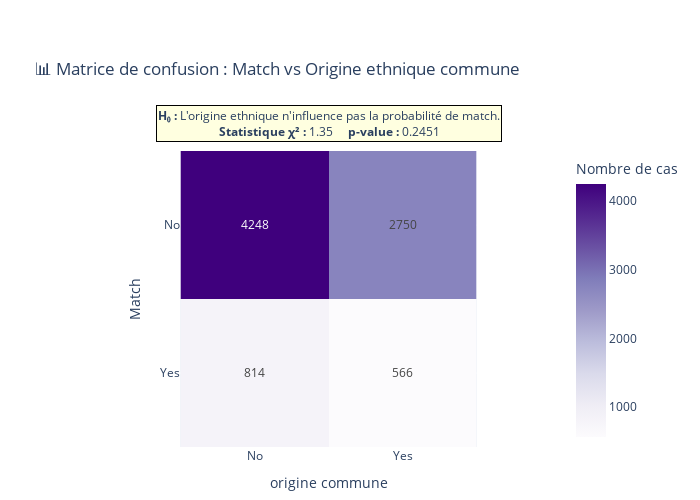

The notebook cell saved with this chart:
### Markdown cell above
🧑🤝🧑 2. L'appartenance à la même race joue-t-elle un rôle dans le match ?
🎯 Objectif :
Tester si le fait que les deux participants soient de la même origine ethnique (samerace) influence la probabilité d’avoir un match.

### Code cell
# Nettoyage explicite des colonnes
df_temp = df_match_features_clean.copy()
df_temp['match'] = df_temp['match'].map({'Yes': 'Yes', 'No': 'No'})
df_temp['samerace'] = df_temp['samerace'].map({'Yes': 'Yes', 'No': 'No'})

# Filtrer uniquement les lignes valides
df_temp = df_temp[df_temp['match'].isin(['Yes', 'No']) & df_temp['samerace'].isin(['Yes', 'No'])]

# Créer la matrice de confusion
conf_matrix = pd.crosstab(df_temp['match'], df_temp['samerace'])

# Test khi²
chi2, p_value, dof, expected = chi2_contingency(conf_matrix)

# Texte d'annotation
annotation_text = (
    "<b>H₀ :</b> L'origine ethnique n'influence pas la probabilité de match.<br>"
    f"<b>Statistique χ² :</b> {chi2:.2f} &nbsp;&nbsp;&nbsp; <b>p-value :</b> {p_value:.4f}"
)

# Affichage graphique
fig = px.imshow(
    conf_matrix,
    text_auto=True,
    color_continuous_scale='Purples',
    labels=dict(x="origine commune", y="Match", color="Nombre de cas"),
    title="📊 Matrice de confusion : Match vs Origine ethnique commune",
  # marges ajustées pour inclure l'annotation
)


# Ajout du texte de l'hypothèse
fig.add_annotation(
    text=annotation_text,
    xref="paper", yref="paper",
    x=0.5, y=1.15,
    showarrow=False,
    align="center",
    font=dict(size=12),
    bordercolor="black",
    borderwidth=1,
    bgcolor="lightyellow"
)

fig.update_layout(
    width=700,
    height=500,
    margin=dict(l=100, r=100, t=150, b=50))

fig.show()

### Figure 1 — Plotly figure (JSON) as saved in the notebook; plotly's stock layout.template omitted (floating-point values rounded to 4 significant figures)
{"data": [{"coloraxis": "coloraxis", "hovertemplate": "origine commune: %{x}<br>Match: %{y}<br>Nombre de cas: %{z}<extra></extra>", "name": "0", "texttemplate": "%{z}", "type": "heatmap", "x": ["No", "Yes"], "xaxis": "x", "y": ["No", "Yes"], "yaxis": "y", "z": [[4248, 2750], [814, 566]]}], "layout": {"annotations": [{"align": "center", "bgcolor": "lightyellow", "bordercolor": "black", "borderwidth": 1, "font": {"size": 12}, "showarrow": false, "text": "<b>H₀ :</b> L'origine ethnique n'influence pas la probabilité de match.<br><b>Statistique χ² :</b> 1.35 &nbsp;&nbsp;&nbsp; <b>p-value :</b> 0.2451", "x": 0.5, "xref": "paper", "y": 1.15, "yref": "paper"}], "coloraxis": {"colorbar": {"title": {"text": "Nombre de cas"}}, "colorscale": [[0, "rgb(252,251,253)"], [0.125, "rgb(239,237,245)"], [0.25, "rgb(218,218,235)"], [0.375, "rgb(188,189,220)"], [0.5, "rgb(158,154,200)"], [0.625, "rgb(128,125,186)"], [0.75, "rgb(106,81,163)"], [0.875, "rgb(84,39,143)"], [1, "rgb(63,0,125)"]]}, "height": 500, "margin": {"b": 50, "l": 100, "r": 100, "t": 150}, "title": {"text": "📊 Matrice de confusion : Match vs Origine ethnique commune"}, "width": 700, "xaxis": {"anchor": "y", "constrain": "domain", "domain": [0, 1], "scaleanchor": "y", "title": {"text": "origine commune"}}, "yaxis": {"anchor": "x", "autorange": "reversed", "constrain": "domain", "domain": [0, 1], "title": {"text": "Match"}}}}
